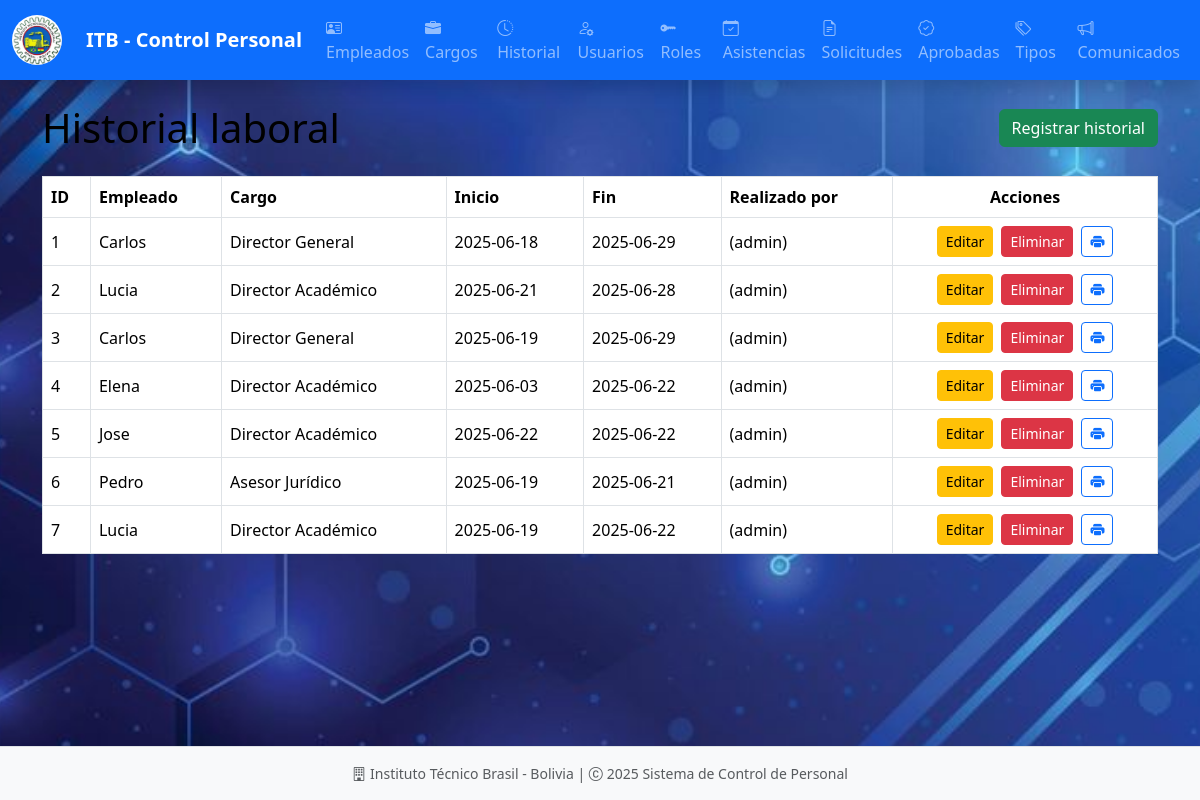
Screenshot of /historiales/ with the database file from the repository.
### models/historial_model.py (models this page shows, shortened)
class Historial(db.Model):
    __tablename__ = "historial_laboral"
    id = db.Column(db.Integer, primary_key=True)
    empleado_id = db.Column(db.Integer, db.ForeignKey('empleados.id'), nullable=False)
    cargo = db.Column(db.String(100), nullable=False)
    fecha_inicio = db.Column(db.Date, nullable=False)
    fecha_fin = db.Column(db.Date)
    usuario_id = db.Column(db.Integer, db.ForeignKey('usuarios.id'), nullable=False)
    empleado = db.relationship('Empleado', back_populates='historial_laboral')
    usuario = db.relationship('Usuario', back_populates='historiales')
    @staticmethod
    def get_all():
        return Historial.query.all()

### models/empleado_model.py (models this page shows, shortened)
class Empleado(db.Model):
    __tablename__ = "empleados"
    id = db.Column(db.Integer, primary_key=True)
    nombre = db.Column(db.String(255), nullable=False)
    apellido = db.Column(db.String(255), nullable=False)
    ci = db.Column(db.String(20), nullable=False, unique=True)
    email = db.Column(db.String(255), nullable=False, unique=True)
    telefono = db.Column(db.String(20), nullable=False)
    fecha = db.Column(db.DateTime, nullable=False, default=datetime.utcnow)
    cargo_id = db.Column(db.Integer, db.ForeignKey('cargos.id'), nullable=False)
    cargo = db.relationship('Cargo', back_populates='empleados')
    usuarios = db.relationship('Usuario', back_populates='empleado', uselist=False)
    asistencias = db.relationship('Asistencia', back_populates='empleado', cascade='all, delete-orphan')
    historial_laboral = db.relationship('Historial', back_populates='empleado', cascade='all, delete-orphan')
    licencias_aprobadas = db.relationship('LicenciaAprobada', back_populates='empleado', cascade='all, delete-orphan')
    solicitudes_licencia = db.relationship('SolicitudLicencia', back_populates='empleado', cascade='all, delete-orphan')
    def delete(self):
        db.session.delete(self)
        db.session.commit()

### models/usuario_model.py (models this page shows, shortened)
class Usuario(db.Model):
    __tablename__ = "usuarios"
    id = db.Column(db.Integer, primary_key=True)
    username = db.Column(db.String(50), nullable=False, unique=True)
    password = db.Column(db.String(255), nullable=False)
    empleado_id = db.Column(db.Integer, db.ForeignKey('empleados.id'), nullable=False)
    rol_id = db.Column(db.Integer, db.ForeignKey('roles.id'), nullable=False)
    rol = db.relationship('Rol', back_populates='usuarios')
    empleado = db.relationship('Empleado', back_populates='usuarios')
    comunicados = db.relationship('Comunicado', back_populates='usuario', cascade='all, delete-orphan')
    historiales = db.relationship('Historial', back_populates='usuario', cascade='all, delete-orphan')
    def delete(self):
        db.session.delete(self)
        db.session.commit()

### controllers/historial_controller.py (the view)
@historial_bp.route('/')
def index():
    historiales = Historial.get_all()
    return historial_view.list(historiales)

### run.py (called while the page is built)
@app.context_processor
def inject_active_path():
    def is_active(path):
        return 'active' if request.path == path else ''
    return(dict(is_active = is_active))

### views/historial_view.py (called while the page is built)
def list(historiales):
    return render_template('admin/historial/index.html', historiales=historiales)

### templates/admin/historial/index.html (shortened to what this page needs)
{% extends 'admin/base.html' %}
{% block content %}
<div class="d-flex justify-content-between align-items-center mb-4">
    <h1 class="mb-0">Historial laboral</h1>
    <div class="d-flex gap-2">
        <a href="{{ url_for('historial.create') }}" class="btn btn-success no-print">Registrar historial</a>
    </div>
</div>
<table class="table table-bordered table-hover align-middle">
    <thead class="thead-dark">
        <tr>
            <th>ID</th>
            <th>Empleado</th>
            <th>Cargo</th>
            <th>Inicio</th>
            <th>Fin</th>
            <th>Realizado por</th>
            <th class="no-print text-center">Acciones</th>
        </tr>
    </thead>
    <tbody>
        {% for item in historiales %}
        <tr>
            <td>{{ item.id }}</td>
            <td>{{ item.empleado.nombre }}</td>
            <td>{{ item.cargo }}</td>
            <td>{{ item.fecha_inicio.strftime('%Y-%m-%d') }}</td>
            <td>{{ item.fecha_fin.strftime('%Y-%m-%d') if item.fecha_fin else 'Actual' }}</td>
            <td>{{ item.usuario.nombre }} ({{ item.usuario.username }})</td>
            <td class="no-print text-center">
                <div class="d-flex justify-content-center gap-2">
                    <a href="{{ url_for('historial.edit', id=item.id) }}" class="btn btn-sm btn-warning">Editar</a>
                    <a href="{{ url_for('historial.delete', id=item.id) }}" class="btn btn-sm btn-danger"
                        onclick="return confirm('¿Eliminar este historial?');">Eliminar</a>
                    <a href="{{ url_for('historial.imprimir_historial', empleado_id=item.empleado_id) }}"
                        class="btn btn-sm btn-outline-primary">
                        <i class="bi bi-printer-fill"></i>
                    </a>
                </div>
            </td>
        </tr>
        {% endfor %}
    </tbody>
</table>
{% endblock %}

### static/style/style_admin.css (style rules this page uses)
:root { --primary-color: #0d6efd; --secondary-color: #6c757d; --success-color: #198754; --info-color: #0dcaf0; --warning-color: #ffc107; --danger-color: #dc3545; --light-color: #f8f9fa; --dark-color: #212529; }
body { font-family: 'Segoe UI', Tahoma, Geneva, Verdana, sans-serif; background-image: url('../images/background.jpg'); background-size: cover; background-repeat: no-repeat; background-attachment: fixed; background-position: center; color: #000000; }

### rows the page displays
Historial: id "1", empleado.nombre "Carlos", cargo "Director General", fecha_inicio "2025-06-18", fecha_fin "2025-06-29", usuario.username "admin"
Historial: id "2", empleado.nombre "Lucia", cargo "Director Académico", fecha_inicio "2025-06-21", fecha_fin "2025-06-28", usuario.username "admin"
Historial: id "3", empleado.nombre "Carlos", cargo "Director General", fecha_inicio "2025-06-19", fecha_fin "2025-06-29", usuario.username "admin"
Historial: id "4", empleado.nombre "Elena", cargo "Director Académico", fecha_inicio "2025-06-03", fecha_fin "2025-06-22", usuario.username "admin"
Historial: id "5", empleado.nombre "Jose", cargo "Director Académico", fecha_inicio "2025-06-22", fecha_fin "2025-06-22", usuario.username "admin"
Historial: id "6", empleado.nombre "Pedro", cargo "Asesor Jurídico", fecha_inicio "2025-06-19", fecha_fin "2025-06-21", usuario.username "admin"
Historial: id "7", empleado.nombre "Lucia", cargo "Director Académico", fecha_inicio "2025-06-19", fecha_fin "2025-06-22", usuario.username "admin"
